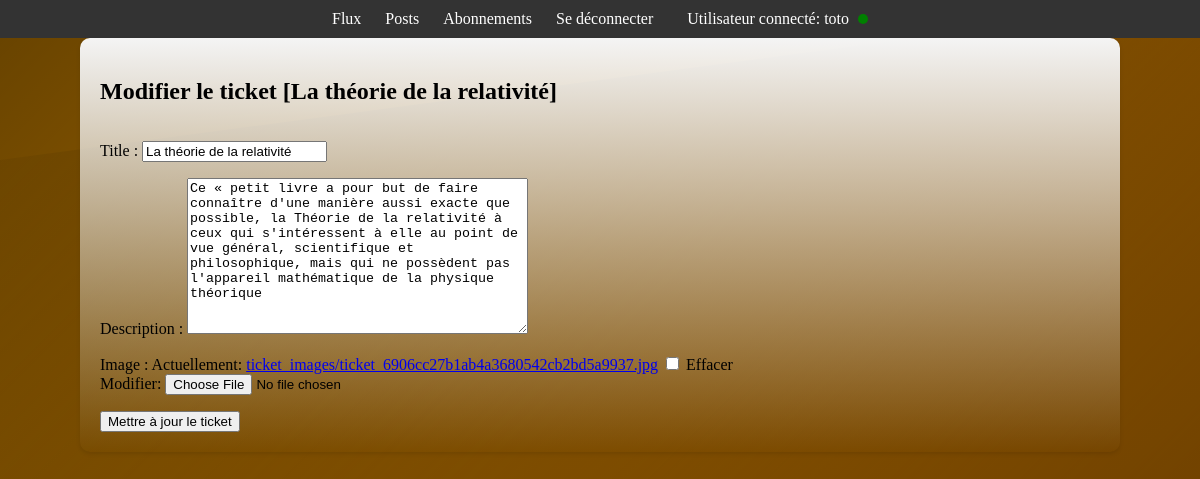
Screenshot of /ticket/1/update/ (signed in) with the database file from the repository.
### review/models.py (models this page shows, shortened)
class Ticket(models.Model):
    title = models.CharField(max_length=200)
    description = models.TextField()
    image = models.ImageField(upload_to='ticket_images/', blank=True, null=True)
    created_at = models.DateTimeField(auto_now_add=True)
    updated_at = models.DateTimeField(auto_now=True)
    creator = models.ForeignKey(settings.AUTH_USER_MODEL, on_delete=models.CASCADE)

### review/views.py (the view)
# urls.py: path('ticket/<int:pk>/update/', TicketUpdateView.as_view(), name='update_ticket'),
class TicketUpdateView(LoginRequiredMixin, UpdateView):
    model = Ticket
    template_name = 'review/update_ticket.html'
    form_class = TicketUpdateForm
    success_url = '/posts/'

### review/forms.py
class TicketUpdateForm(forms.ModelForm):
    class Meta:
        model = Ticket
        fields = ['title', 'description', 'image']

### review/templates/review/update_ticket.html (shortened to what this page needs)
{% extends 'skeleton.html' %}
{% block content %}
    <div class="post-block your-flux">
        <h2>Modifier le ticket [{{ ticket.title }}]</h2>
        <form method="post" enctype="multipart/form-data">
            {{ form.as_p }}
            <button type="submit">Mettre à jour le ticket</button>
        </form>
    </div>
{% endblock %}

### project/templates/skeleton.html (shortened to what this page needs)
<!DOCTYPE html>
<html>
{% load static %}
<head>
    <link rel="stylesheet" type="text/css" href="{% static 'skeleton/skeleton.css' %}">
    <link rel="stylesheet" href="https://cdnjs.cloudflare.com/ajax/libs/font-awesome/6.0.0-beta3/css/all.min.css"
 />
    <link rel="stylesheet" type="text/css" href="{% static 'flux/flux.css' %}">
    <link rel="stylesheet" type="text/css" href="{% static 'review/review.css' %}">
</head>
<body>
    <nav>
        <ul>
            <li><a href="{% url 'flux' %}">Flux</a></li>
            <li><a href="{% url 'posts' %}">Posts</a></li>
            <li><a href="{% url 'flux_utilisateurs' %}">Abonnements</a></li>
            {% if user.is_authenticated %}
                <li><a href="{% url 'logout' %}">Se déconnecter</a></li>
            {% endif %}
            {% if user.is_authenticated %}
                <li>
                    <span class="username connected">
                        Utilisateur connecté: {{ user.username }}
                    </span>
                </li>
            {% endif %}
        </ul>
    </nav>
    {% block content %}
    {% endblock content %}
</body>
</html>

### project/static/skeleton/skeleton.css (style rules this page uses)
body { position: relative; background: linear-gradient(135deg, #FFA500, #FF8C00, #FF6347, #FF4500); background-size: 400% 400%; animation: gradientAnimation 10s infinite, waveAnimation 2s infinite; margin: 0; padding: 0; min-height: 100vh; z-index: 1; }
body::before, body::after { content: ''; position: absolute; width: 100%; height: 100%; z-index: -1; }
body::before { top: 0; left: 0; background: linear-gradient(135deg, rgba(0, 0, 0, 0.6), rgba(0, 0, 0, 0)); clip-path: polygon(0 0, 100% 0, 100% 80%, 0 100%); }
body::after { bottom: 0; right: 0; background: linear-gradient(135deg, rgba(0, 0, 0, 0), rgba(0, 0, 0, 0.6)); clip-path: polygon(0 20%, 100% 0, 100% 100%, 0 100%); }
nav { background-color: #333; color: white; padding: 10px 0; }
nav ul { list-style-type: none; margin: 0; padding: 0; text-align: center; }
nav ul li { display: inline-block; margin: 0 10px; }
nav ul li a { text-decoration: none; color: white; }
.username { margin-left: 10px; }

### review/static/flux/flux.css (style rules this page uses)
.your-flux { background-color: #f4f4f4; }
.post-block { max-width: 100%; width: 1000px; margin: 0 auto; padding: 20px; background: linear-gradient(to bottom, #f4f4f4, rgba(244, 244, 244, 0)); border-radius: 10px; box-shadow: 0 2px 4px rgba(0, 0, 0, 0.1); display: flex; flex-direction: column; }
.connected::after { content: ""; display: inline-block; width: 10px; height: 10px; background-color: green; border-radius: 50%; margin-left: 5px; }
.post-block { max-width: 100%; width: 1000px; margin: 0 auto; padding: 20px; background: linear-gradient(to bottom, #f4f4f4, rgba(244, 244, 244, 0)); border-radius: 10px; box-shadow: 0 2px 4px rgba(0, 0, 0, 0.1); }

### review/static/review/review.css (style rules this page uses)
.connected::after { content: ""; display: inline-block; width: 10px; height: 10px; background-color: green; border-radius: 50%; margin-left: 5px; }
.post-block { max-width: 100%; width: 1000px; margin: 0 auto; padding: 20px; background: linear-gradient(to bottom, #f4f4f4, rgba(244, 244, 244, 0)); border-radius: 10px; box-shadow: 0 2px 4px rgba(0, 0, 0, 0.1); }

### rows the page displays
Ticket: title "La théorie de la relativité", description "Ce « petit livre a pour but de faire connaître d'une manière aussi exacte que possible, la Théorie de la relativité à ceux qui s'intéressent à elle au point de vue général, scientifique et philosophique, mais qui ne possèdent pas l'appareil mathématique de la physique théorique"

### other values shown
{{ user.username }} "toto"
